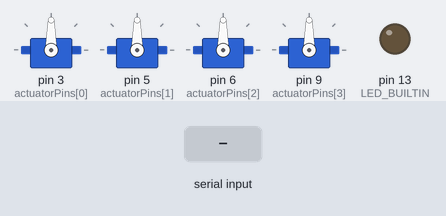
A sketch run on a simulated Arduino Uno, built with avr-gcc and run on an emulated ATmega328P. On the bench: 4 × servo, output pins drawn as LEDs (lit = HIGH). The test bench sets the inputs (shaded band).

Above: at 1.2 s.
1.3 s: "MORPH:\n" received over Serial
At 2.3 s:
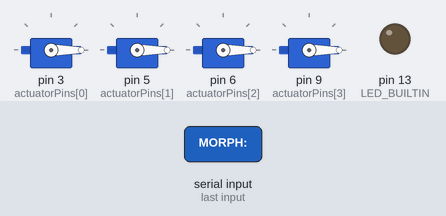
2.9 s: "MORPH:,45\n" received over Serial
At 3.7 s:
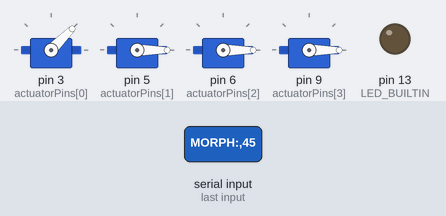
4.5 s: "RESET\n" received over Serial
At 5.7 s:
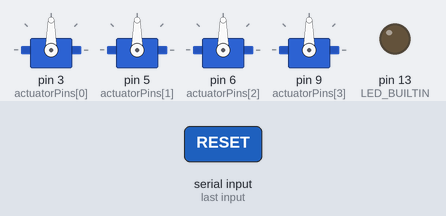
6.0 s: "MORPH:90\n" received over Serial
At 7.2 s:
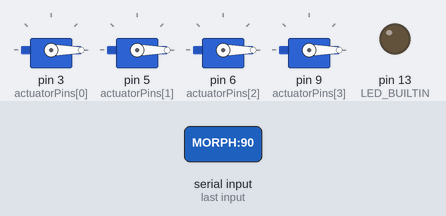
Timing chart, 0 to 8.6 s (numbered marks = the images above; inputs shaded):
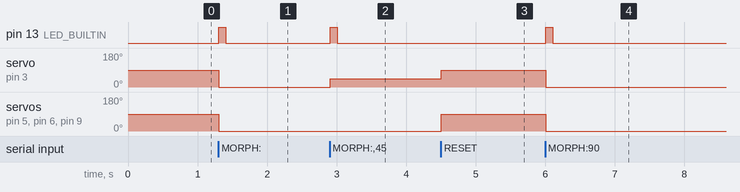

Measured:
- after the input at 1.3 s, pin 13 (LED_BUILTIN): LOW → HIGH at once, → LOW 0.10 s later; servo on pin 3 (actuatorPins[0]), servo on pin 5 (actuatorPins[1]), servo on pin 6 (actuatorPins[2]), servo on pin 9 (actuatorPins[3]): 90° → 0° at once
- after the input at 2.9 s, pin 13 (LED_BUILTIN): LOW → HIGH at once, → LOW 0.10 s later; servo on pin 3 (actuatorPins[0]): 0° → 45° at once
- after the input at 4.5 s, servo on pin 3 (actuatorPins[0]): 45° → 90° at once; servo on pin 5 (actuatorPins[1]), servo on pin 6 (actuatorPins[2]), servo on pin 9 (actuatorPins[3]): 0° → 90° at once
- after the input at 6.0 s, pin 13 (LED_BUILTIN): LOW → HIGH at once, → LOW 0.10 s later; servo on pin 3 (actuatorPins[0]), servo on pin 5 (actuatorPins[1]), servo on pin 6 (actuatorPins[2]), servo on pin 9 (actuatorPins[3]): 90° → 0° at once

The sketch:

morphing_control.ino
```cpp
#include <Servo.h>
#define NUM_ACTUATORS 4
Servo actuators[NUM_ACTUATORS];
int actuatorPins[NUM_ACTUATORS] = {3, 5, 6, 9};

void setup() {
  Serial.begin(115200);
  for (int i = 0; i < NUM_ACTUATORS; i++) {
    actuators[i].attach(actuatorPins[i]);
    actuators[i].write(90); // Neutral position
  }
  pinMode(LED_BUILTIN, OUTPUT);
}

void loop() {
  if (Serial.available() > 0) {
    String cmd = Serial.readStringUntil('\n');
    cmd.trim();
    if (cmd.startsWith("MORPH:")) {
      int values[NUM_ACTUATORS];
      int idx = 0;
      int last = 6;
      for (int i = 0; i < NUM_ACTUATORS; i++) {
        int next = cmd.indexOf(',', last+1);
        if (next == -1) next = cmd.length();
        values[i] = cmd.substring(last+1, next).toInt();
        last = next;
      }
      for (int i = 0; i < NUM_ACTUATORS; i++) {
        actuators[i].write(constrain(values[i], 0, 180));
      }
      digitalWrite(LED_BUILTIN, HIGH);
      delay(100);
      digitalWrite(LED_BUILTIN, LOW);
    } else if (cmd == "RESET") {
      for (int i = 0; i < NUM_ACTUATORS; i++) actuators[i].write(90);
    }
  }
  delay(10);
} 
```
